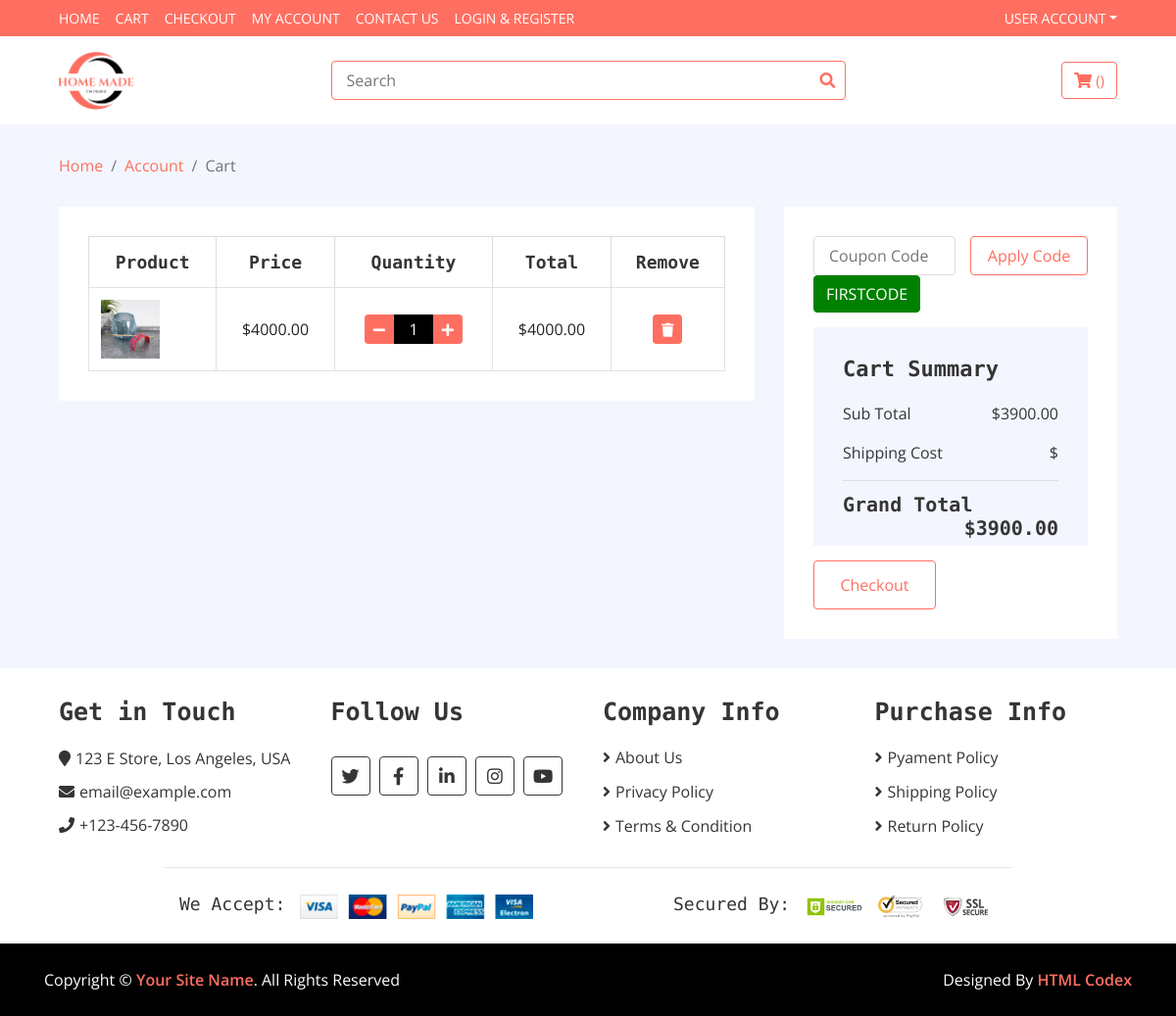
Screenshot of /account/cart/ (signed in) with the database file from the repository.
### account/models.py (models this page shows, shortened)
class CartItems(BaseModel):
    cart = models.ForeignKey(Cart,on_delete=models.CASCADE,related_name="cart_items")
    product = models.ForeignKey(Product,on_delete=models.SET_NULL,null=True,blank=True)
    quantity = models.PositiveIntegerField(default=1)
    def get_total_price(self):
        return self.product.price * self.quantity

class Cart(BaseModel):
    user = models.ForeignKey(User,on_delete=models.CASCADE,related_name='cart')
    coupon = models.ForeignKey(Coupon,on_delete=models.SET_NULL,null=True,blank=True)
    is_paid = models.BooleanField(default=False)
    payment_id = models.CharField(max_length=100, null=True, blank=True)  # Transaction ID from JazzCash
    payment_method = models.CharField(max_length=50, null=True, blank=True)  # E.g., 'JazzCash'
    payment_date = models.DateTimeField(null=True, blank=True)
    def get_cart_total(self):
        cart_items = self.cart_items.all()
        price = []
        for cart_item in cart_items:
            price.append(cart_item.get_total_price())
        if self.coupon:
            if self.coupon.minimum_amount < sum(price):
                return sum(price) - self.coupon.discount_price
        return sum(price)

### siteApp/models.py (models this page shows, shortened)
class Product(BaseModel):
    title = models.CharField(max_length=100)
    description = models.TextField()
    price = models.DecimalField(max_digits=10,decimal_places=2)
    slug = models.SlugField(unique=True,null=True,blank=True)
    category = models.ForeignKey('Category', on_delete=models.CASCADE,related_name='products')

class ProductImage(BaseModel):
    product = models.ForeignKey('Product',on_delete=models.CASCADE, related_name='product_image')
    image = models.ImageField(upload_to='products/')

class Coupon(BaseModel):
    coupn_code = models.CharField(max_length=10)
    is_expire = models.BooleanField(default=False)
    discount_price = models.IntegerField(default=100)
    minimum_amount = models.IntegerField(default=500)

### account/views.py (the view, shortened to what this page needs)
# urls.py: path('cart/',cart,name='cart'),
@login_required
def cart(request):
    cart_obj = Cart.objects.filter(is_paid=False, user=request.user).first()
    context = {'cart':cart_obj}
    return render(request, 'accounts/cart.html', context)

### templates/accounts/cart.html (shortened to what this page needs)
{% extends 'base/base.html' %}
{% block start %}
<div class="cart-page">
    <div class="container-fluid">
        <div class="row">
            <div class="col-lg-8">
                <div class="cart-page-inner">
                    <div class="table-responsive">
                        <table class="table table-bordered">
                            <thead class="thead-dark">
                                <tr>
                                    <th>Product</th>
                                    <th>Price</th>
                                    <th>Quantity</th>
                                    <th>Total</th>
                                    <th>Remove</th>
                                </tr>
                            </thead>
                            <tbody class="align-middle">
                            {% if cart and cart.cart_items.exists %}
                              {% for cart_item in cart.cart_items.all %}
                                <tr>
                                    <td>
                                        <div class="img">
                                            <a href="#"><img src="{{ cart_item.product.product_image.first.image.url }}" alt="Image"></a>
                                        </div>
                                    </td>
                                    <td>${{ cart_item.product.price }}</td>
                                    <td>
                                        <div class="qty">
                                            <button class="btn-minus" onclick="updateQuantity('{{ cart_item.uid }}', null ,-1)"><i class="fa fa-minus"></i></button>
                                            <input type="text" name="quantity" id="quantity-{{ cart_item.uid }}" value="{{ cart_item.quantity }}">
                                            <button class="btn-plus"  onclick="updateQuantity('{{ cart_item.uid }}', null ,1)"><i class="fa fa-plus"></i></button>
                                        </div>
                                    </td>
                                    <td id="total-price-{{ cart_item.uid }}">${{ cart_item.get_total_price}}</td>
                                    <td>
                                        <form method="POST" action="{% url 'remove_cart' cart_item.uid %}">
                                            <button type="submit"><i class="fa fa-trash"></i></button>
                                        </form>
                                    </td>
                                </tr>
                                {% empty %}
                                <tr>
                                    <td colspan="5">Your cart is empty!</td>
                                </tr>
                                {% endfor %}
                                {% else %}
                                <tr>
                                    <td colspan="5">
                                        <p class="text-center mt-4">Your cart is empty! Add products to see them here.</p>
                                    </td>
                                </tr>
                        {% endif %}
                            </tbody>
                        </table>
                    </div>
                </div>
            </div>
            <div class="col-lg-4">
                <div class="cart-page-inner">
                    <div class="row">
                        <div class="col-md-12">
                            <div class="coupon">
                                <form method="POST" action="">
                                    <input type="text" name="coupon" placeholder="Coupon Code">
                                    <button type="submit">Apply Code</button>
                                </form>
                                {% if cart.coupon %}
                                <a href="{% url 'removed_coupon' cart.uid %}" class="btn btn-success" style="background-color: green; color: white; border-color: green;">{{ cart.coupon.coupn_code }}</a>
                                {% endif %}
                            </div>
                        </div>
                        {% if cart %}
                        <div class="col-md-12">
                            <div class="cart-summary">
                                <div class="cart-content">
                                    <h1>Cart Summary</h1>
                                    <p>Sub Total<span  id="subtotal">${{ cart.get_cart_total }}</span></p>
                                    <p>Shipping Cost<span>${{ shipping_cost }}</span></p>
                                    <h2>Grand Total<span id="grandtotal">${{ cart.get_cart_total  }}</span></h2>
                                </div>
                                <div class="cart-btn">
                                    <a href="{% url 'checkout' %}">
                                        <button>Checkout</button>
                                    </a>
                                </div>
                            </div>
                        </div>
                        {% else %}
<p>Your cart is empty!</p>
{% endif %}
                    </div>
                </div>
            </div>
        </div>
    </div>
</div>
{% endblock  %}

### public/static/css/style.css (style rules this page uses)
body { color: #353535; font-family: 'Open Sans', sans-serif; font-weight: 400; background: #f3f6ff; }
a { color: #FF6F61; }
h1 { font-family: 'Source Code Pro', monospace; font-weight: 900; }
h2 { font-family: 'Source Code Pro', monospace; font-weight: 700; }
@media (min-width: 992px) { .container-fluid { padding-right: 60px; padding-left: 60px; } }
.btn { color: #FF6F61; background: #ffffff; border: 1px solid #FF6F61; }
.cart-page { position: relative; margin-top: 30px; }
.cart-page .cart-page-inner { padding: 30px; margin-bottom: 30px; background: #ffffff; }
.cart-page .table { width: 100%; text-align: center; margin-bottom: 0; }
.cart-page .table .thead-dark th { font-family: 'Source Code Pro', monospace; font-size: 18px; font-weight: 700; color: #353535; text-align: center; background: transparent; border-color: #dddddd; border-bottom: none; vertical-align: middle; }
.cart-page .table td { font-size: 16px; vertical-align: middle; }
.cart-page .table .img { display: flex; align-items: center; }
.cart-page .table .img img { max-width: 60px; max-height: 60px; margin-right: 15px; }
.cart-page .table .qty { display: inline-block; width: 100px; font-size: 0; }
.cart-page .table button { width: 30px; height: 30px; font-size: 14px; text-align: center; color: #ffffff; background: #FF6F61; border: none; border-radius: 4px; }
.cart-page .table button.btn-minus { border-radius: 4px 0 0 4px; }
.cart-page .table button.btn-plus { border-radius: 0 4px 4px 0; }
.cart-page .table input { width: 40px; height: 30px; font-size: 16px; color: #ffffff; text-align: center; background: #000000; border: none; }
.cart-page .coupon { position: relative; width: 100%; margin-bottom: 15px; font-size: 0; }
.cart-page .coupon input { width: calc(100% - 135px); height: 40px; padding: 0 15px; font-size: 16px; color: #999999; background: #ffffff; border: 1px solid #dddddd; border-radius: 4px; margin-right: 15px; transition: all .3s; }
.cart-page .coupon button { width: 120px; height: 40px; padding: 2px 0; font-size: 16px; text-align: center; color: #FF6F61; background: #ffffff; border: 1px solid #FF6F61; border-radius: 4px; }
.cart-page .cart-summary { position: relative; width: 100%; }
.cart-page .cart-summary .cart-content { padding: 30px; background: #f3f6ff; }
.cart-page .cart-summary .cart-content h1 { font-size: 22px; margin-bottom: 20px; }
.cart-page .cart-summary .cart-content p span, .cart-page .cart-summary .cart-content h2 span { float: right; }
.cart-page .cart-summary .cart-content h2 { font-size: 20px; font-weight: 600; padding-top: 12px; border-top: 1px solid #dddddd; margin: 0; }
.cart-page .cart-summary .cart-btn button { margin-top: 15px; width: calc(50% - 15px); height: 50px; padding: 2px 10px; text-align: center; color: #ffffff; background: #FF6F61; border: none; border-radius: 4px; }
.cart-page .cart-summary .cart-btn button:first-child { margin-right: 25px; color: #FF6F61; background: #ffffff; border: 1px solid #FF6F61; }

### rows the page displays
CartItems: product.product_image.first.image (picture), product.price "4000.00", quantity "1", get_total_price "4000.00"
Cart: coupon.coupn_code "FIRSTCODE", get_cart_total "3900.00"

### other values shown
{{ crumb.name }} "Account"
{{ crumb.name }} "Cart"
